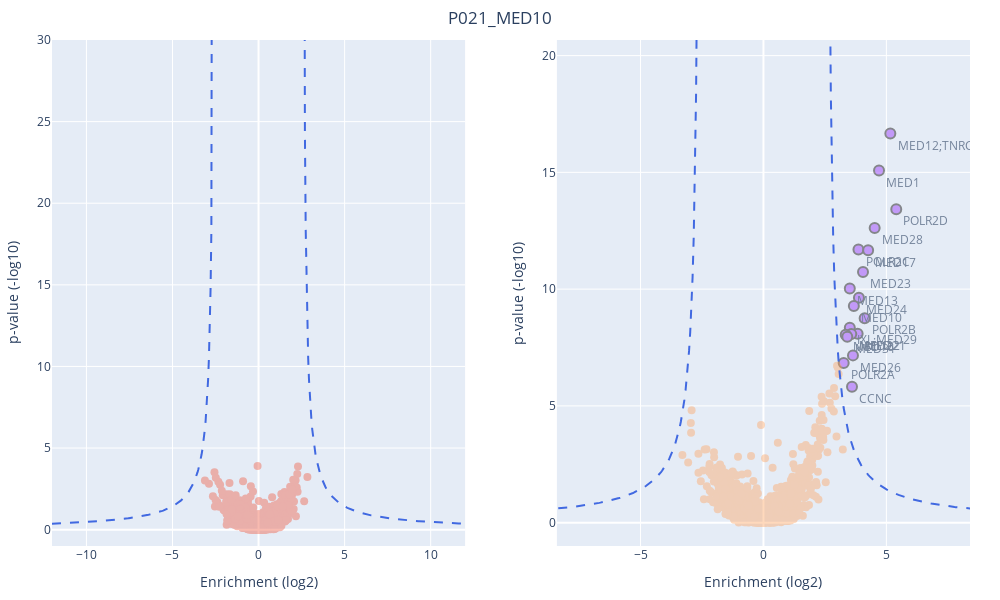

Notebook source saved alongside this figure:
### Markdown cell above
### Volcano plot!

### Code cell
pv.comparison_volcano(master, master2, 'P021_MED10',[3.5,2.55], [3.5,2.55])

### Figure 1 — Plotly figure (JSON) as saved in the notebook; plotly's stock layout.template omitted (floating-point values rounded to 4 significant figures; data arrays with more than 128 entries replaced by an {"elided": "..."} marker saying what was removed)
{"data": [{"marker": {"line": {"width": 2}, "size": 10}, "mode": "markers+text", "opacity": 0.6, "text": [], "textposition": "bottom right", "type": "scatter", "x": [], "xaxis": "x", "y": [], "yaxis": "y"}, {"marker": {"size": 8}, "mode": "markers", "opacity": 0.4, "text": {"elided": "2032 str values"}, "type": "scatter", "x": {"elided": "2032 float values"}, "xaxis": "x", "y": {"elided": "2032 float values"}, "yaxis": "y"}, {"line": {"color": "royalblue", "dash": "dash"}, "mode": "lines", "type": "scatter", "x": {"elided": "400 float values"}, "xaxis": "x", "y": {"elided": "400 float values"}, "yaxis": "y"}, {"marker": {"line": {"width": 2}, "size": 10}, "mode": "markers+text", "opacity": 0.6, "text": ["MED24", "POLR2B", "POLR2A", "IXL;MED29", "CCNC", "POLR2D", "MED26", "POLR2C", "MED21", "MED22", "MED1", "MED23", "MED12;TNRC11", "MED10", "MED28", "MED17", "MED13", "MED16", "MED31"], "textposition": "bottom right", "type": "scatter", "x": [3.884, 4.116, 3.264, 3.513, 3.602, 5.402, 3.641, 3.864, 3.831, 3.574, 4.701, 4.049, 5.162, 3.677, 4.524, 4.259, 3.512, 3.346, 3.409], "xaxis": "x2", "y": [9.627, 8.757, 6.84, 8.345, 5.822, 13.42, 7.163, 11.7, 8.089, 8.073, 15.08, 10.73, 16.67, 9.281, 12.62, 11.66, 10.03, 8.05, 7.96], "yaxis": "y2"}, {"marker": {"size": 8}, "mode": "markers", "opacity": 0.4, "text": {"elided": "2013 str values"}, "type": "scatter", "x": {"elided": "2013 float values"}, "xaxis": "x2", "y": {"elided": "2013 float values"}, "yaxis": "y2"}, {"line": {"color": "royalblue", "dash": "dash"}, "mode": "lines", "type": "scatter", "x": {"elided": "400 float values"}, "xaxis": "x2", "y": {"elided": "400 float values"}, "yaxis": "y2"}], "layout": {"height": 600, "margin": {"b": 20, "l": 30, "r": 30, "t": 40}, "showlegend": false, "title": {"text": "P021_MED10", "x": 0.5, "y": 0.98}, "width": 1000, "xaxis": {"anchor": "y", "domain": [0, 0.45], "range": [null, null], "title": {"text": "Enrichment (log2)"}}, "xaxis2": {"anchor": "y2", "domain": [0.55, 1], "range": [-8.402, 8.402], "title": {"text": "Enrichment (log2)"}}, "yaxis": {"anchor": "x", "domain": [0, 1], "range": [-1, 30], "title": {"text": "p-value (-log10)"}}, "yaxis2": {"anchor": "x2", "domain": [0, 1], "range": [-1, 20.67], "title": {"text": "p-value (-log10)"}}}}
